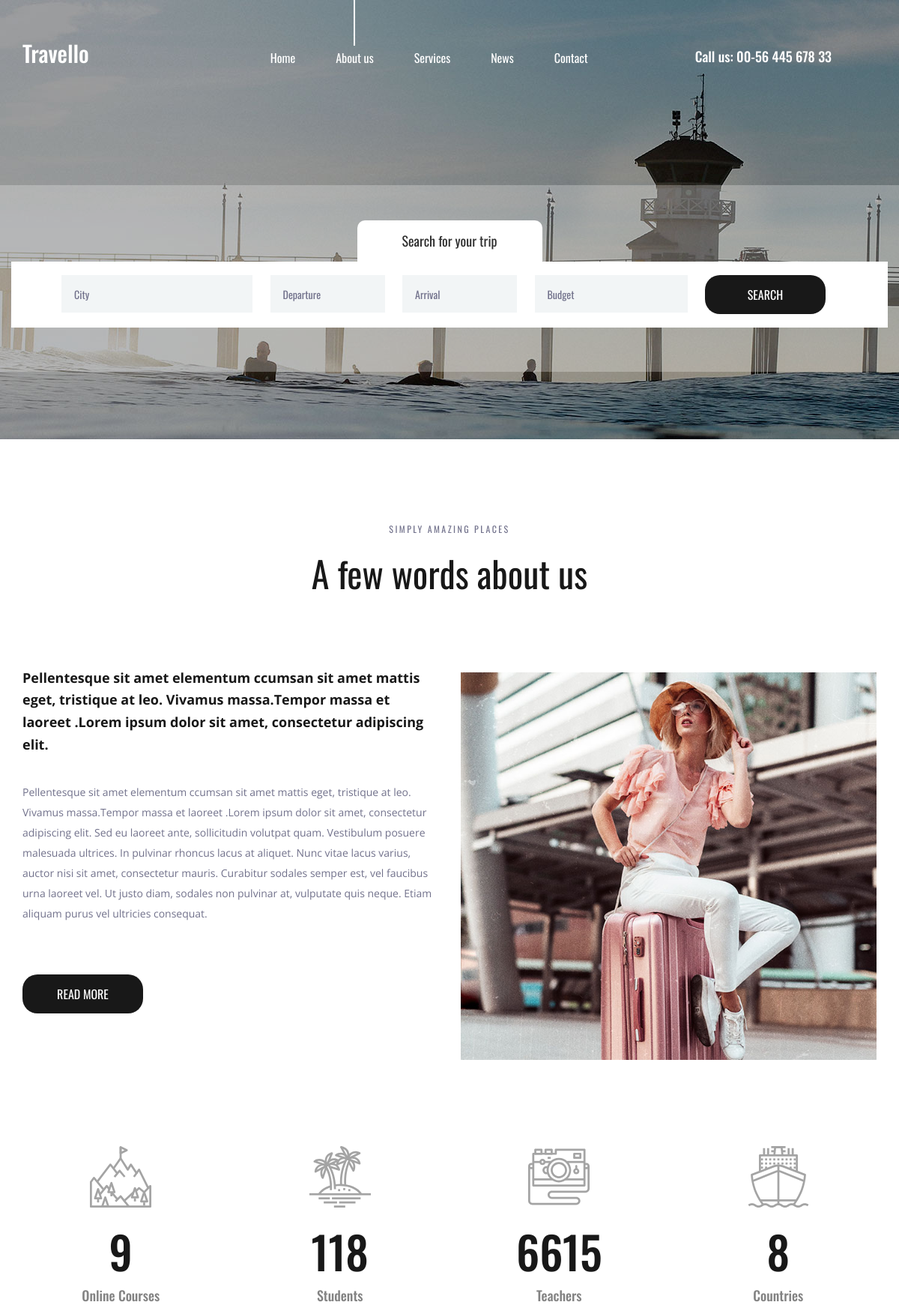
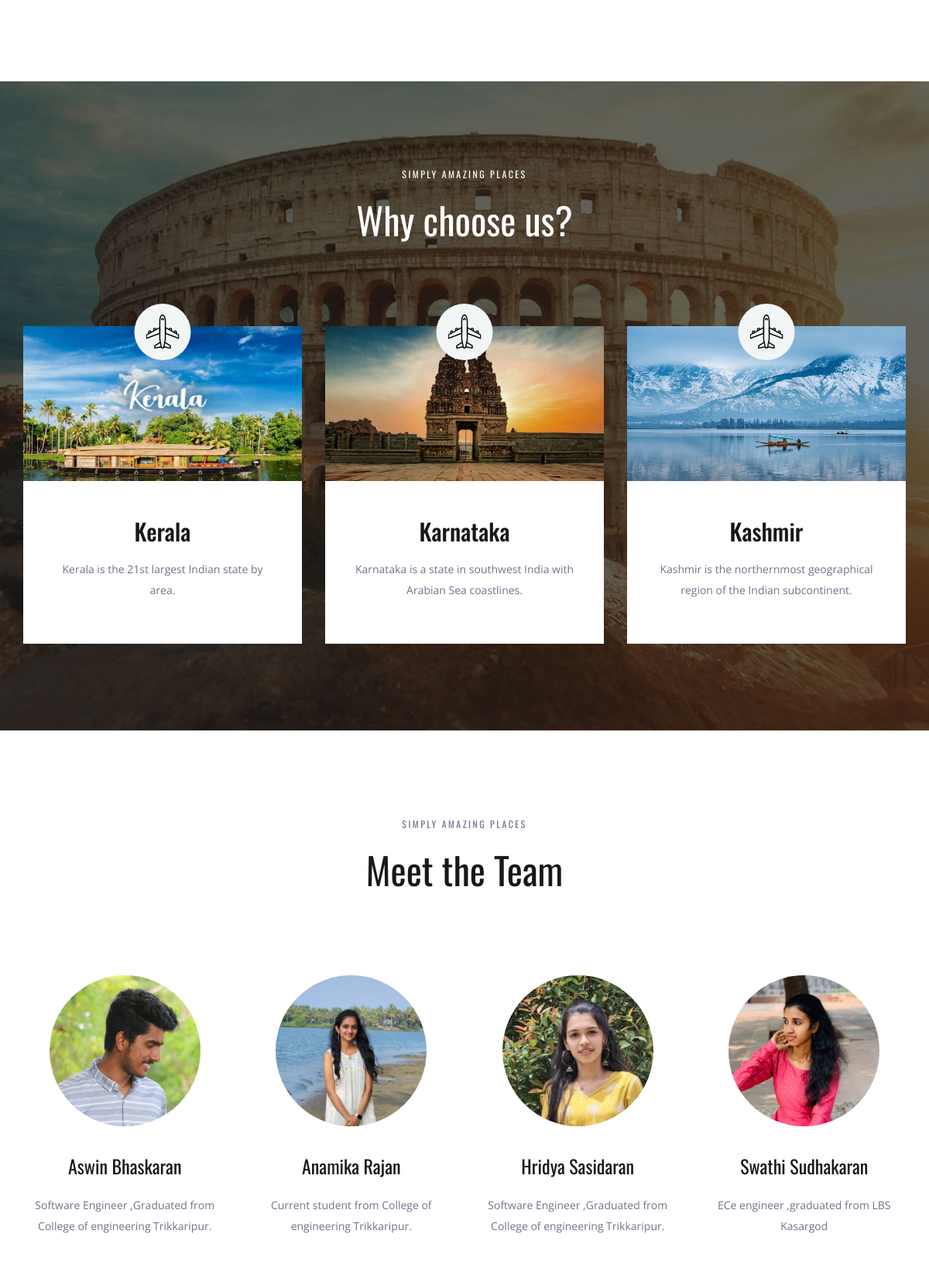
The page / (upper part) on the database its author committed (2 pictures, top to bottom).
### app1/models.py (models this page shows, shortened)
class Place(models.Model):
    name=models.CharField(max_length=200)
    desc=models.TextField()
    image=models.ImageField(upload_to="images/places",null=True,blank=True)

class Team(models.Model):
    name=models.CharField(max_length=200)
    desc=models.TextField()
    image=models.ImageField(upload_to="images/places",null=True,blank=True)

### app1/views.py (the view)
# urls.py: 2. Add a URL to urlpatterns:  path('', views.home, name='home')
def home(request):
    p=Place.objects.all()
    b=Team.objects.all()
    return render(request,"home.html",{'p':p,'b':b})

### templates/home.html
{% extends 'base.html' %}
{% load static %}
{% block place %}
<div class="why">
		<div class="parallax_background parallax-window" data-parallax="scroll" data-image-src="{% static 'images/why.jpg' %}" data-speed="0.8"></div>
		<div class="container">
			<div class="row">
				<div class="col text-center">
					<div class="section_subtitle">simply amazing places</div>
					<div class="section_title"><h2>Why choose us?</h2></div>
				</div>
			</div>
			<div class="row why_row">
{% for i in p %}
				<div class="col-lg-4 why_col">
					<div class="why_item">
						<div class="why_image">
							<img src="{{i.image.url}}" height="200px" width="100%" alt="">
							<div class="why_icon d-flex flex-column align-items-center justify-content-center">
								<img src="{% static 'images/why_1.svg' %}" alt="">
							</div>
						</div>
						<div class="why_content text-center">
							<div class="why_title">{{i.name}}</div>
							<div class="why_text">
								<p>{{i.desc}}</p>
							</div>
						</div>
					</div>
				</div>
				{% endfor %}
			</div>
		</div>
</div>
 {% endblock %}
{% block team %}
<div class="team">
		<div class="container">
			<div class="row">
				<div class="col text-center">
					<div class="section_subtitle">simply amazing places</div>
					<div class="section_title"><h2>Meet the Team</h2></div>
				</div>
			</div>
			<div class="row team_row">
{% for i in b %}
				<div class="col-xl-3 col-md-6 team_col">
					<div class="team_item d-flex flex-column align-items-center justify-content-start text-center">
						<div class="team_image"><img src="{{i.image.url}}" alt=""></div>
						<div class="team_content">
							<div class="team_title"><a href="#">{{i.name}}</a></div>
							<div class="team_text">
								<p>{{i.desc}}</p>
							</div>
						</div>
					</div>
				</div>
				{% endfor %}
			</div>
		</div>
	</div>
{% endblock %}

### templates/base.html (shortened to what this page needs)
<!DOCTYPE html>
{% load static %}
<html lang="en">
<head>
<link rel="stylesheet" type="text/css" href="{% static 'styles/bootstrap4/bootstrap.min.css' %}">
<link href="{% static 'plugins/font-awesome-4.7.0/css/font-awesome.min.css' %}" rel="stylesheet" type="text/css">
<link rel="stylesheet" type="text/css" href="{% static 'plugins/OwlCarousel2-2.2.1/owl.carousel.css' %}">
<link rel="stylesheet" type="text/css" href="{% static 'plugins/OwlCarousel2-2.2.1/owl.theme.default.css' %}">
<link rel="stylesheet" type="text/css" href="{% static 'plugins/OwlCarousel2-2.2.1/animate.css' %}">
<link rel="stylesheet" type="text/css" href="{% static 'styles/about.css' %}">
<link rel="stylesheet" type="text/css" href="{% static 'styles/about_responsive.css' %}">
</head>
<body>
<div class="super_container">
	<header class="header">
		<div class="container">
			<div class="row">
				<div class="col">
					<div class="header_content d-flex flex-row align-items-center justify-content-start">
						<div class="header_content_inner d-flex flex-row align-items-end justify-content-start">
							<div class="logo"><a href="index.html">Travello</a></div>
							<nav class="main_nav">
								<ul class="d-flex flex-row align-items-start justify-content-start">
									<li><a href="index.html">Home</a></li>
									<li class="active"><a href="about.html">About us</a></li>
									<li><a href="#">Services</a></li>
									<li><a href="news.html">News</a></li>
									<li><a href="contact.html">Contact</a></li>
								</ul>
							</nav>
							<div class="header_phone ml-auto">Call us: 00-56 445 678 33</div>
						</div>
					</div>
				</div>
			</div>
		</div>
	</header>
	<div class="home">
		<div class="background_image" style="background-image:url(images/about.jpg)"></div>
	</div>
	<div class="home_search">
		<div class="container">
			<div class="row">
				<div class="col">
					<div class="home_search_container">
						<div class="home_search_title">Search for your trip</div>
						<div class="home_search_content">
							<form action="#" class="home_search_form" id="home_search_form">
								<div class="d-flex flex-lg-row flex-column align-items-start justify-content-lg-between justify-content-start">
									<input type="text" class="search_input search_input_1" placeholder="City" required="required">
									<input type="text" class="search_input search_input_2" placeholder="Departure" required="required">
									<input type="text" class="search_input search_input_3" placeholder="Arrival" required="required">
									<input type="text" class="search_input search_input_4" placeholder="Budget" required="required">
									<button class="home_search_button">search</button>
								</div>
							</form>
						</div>
					</div>
				</div>
			</div>
		</div>
	</div>
	<div class="about">
		<div class="container">
			<div class="row">
				<div class="col text-center">
					<div class="section_subtitle">simply amazing places</div>
					<div class="section_title"><h2>A few words about us</h2></div>
				</div>
			</div>
			<div class="row about_row">
				<div class="col-lg-6">
					<div class="about_content">
						<div class="text_highlight">Pellentesque sit amet elementum ccumsan sit amet mattis eget, tristique at leo. Vivamus massa.Tempor massa et laoreet .Lorem ipsum dolor sit amet, consectetur adipiscing elit.</div>
						<div class="about_text">
							<p>Pellentesque sit amet elementum ccumsan sit amet mattis eget, tristique at leo. Vivamus massa.Tempor massa et laoreet .Lorem ipsum dolor sit amet, consectetur adipiscing elit. Sed eu laoreet ante, sollicitudin volutpat quam. Vestibulum posuere malesuada ultrices. In pulvinar rhoncus lacus at aliquet. Nunc vitae lacus varius, auctor nisi sit amet, consectetur mauris. Curabitur sodales semper est, vel faucibus urna laoreet vel. Ut justo diam, sodales non pulvinar at, vulputate quis neque. Etiam aliquam purus vel ultricies consequat.</p>
						</div>
						<div class="button about_button"><a href="#">read more</a></div>
					</div>
				</div>
				<div class="col-lg-6">
					<div class="about_image"><img src="{% static 'images/about_1.jpg' %}" alt=""></div>
				</div>
			</div>
		</div>
	</div>
	<div class="milestones">
		<div class="container">
			<div class="row">
				<div class="col-lg-3 milestone_col">
					<div class="milestone text-center">
						<div class="milestone_icon"><img src="{% static 'images/mountain.svg' %}" alt=""></div>
						<div class="milestone_counter" data-end-value="17">0</div>
						<div class="milestone_text">Online Courses</div>
					</div>
				</div>
				<div class="col-lg-3 milestone_col">
					<div class="milestone text-center">
						<div class="milestone_icon"><img src="{% static 'images/island.svg' %}" alt=""></div>
						<div class="milestone_counter" data-end-value="213">0</div>
						<div class="milestone_text">Students</div>
					</div>
				</div>
				<div class="col-lg-3 milestone_col">
					<div class="milestone text-center">
						<div class="milestone_icon"><img src="{% static 'images/camera.svg' %}" alt=""></div>
						<div class="milestone_counter" data-end-value="11923">0</div>
						<div class="milestone_text">Teachers</div>
					</div>
				</div>
				<div class="col-lg-3 milestone_col">
					<div class="milestone text-center">
						<div class="milestone_icon"><img src="{% static 'images/boat.svg' %}" alt=""></div>
						<div class="milestone_counter" data-end-value="15">0</div>
						<div class="milestone_text">Countries</div>
					</div>
				</div>
			</div>
		</div>
	</div>
{% block place %}{% endblock %}
{% block team %}{% endblock %}
</div>
</body>
</html>

### rows shown on the page
Place: image (picture), name "Kerala", desc "Kerala is the 21st largest Indian state by area."
Place: image (picture), name "Karnataka", desc "Karnataka is a state in southwest India with Arabian Sea coastlines."
Place: image (picture), name "Kashmir", desc "Kashmir is the northernmost geographical region of the Indian subcontinent."
Team: image (picture), name "Aswin Bhaskaran", desc "Software Engineer ,Graduated from College of engineering Trikkaripur."
Team: image (picture), name "Anamika Rajan", desc "Current student from College of engineering Trikkaripur."
Team: image (picture), name "Hridya Sasidaran", desc "Software Engineer ,Graduated from College of engineering Trikkaripur."
Team: image (picture), name "Swathi Sudhakaran", desc "ECe engineer ,graduated from LBS Kasargod"
